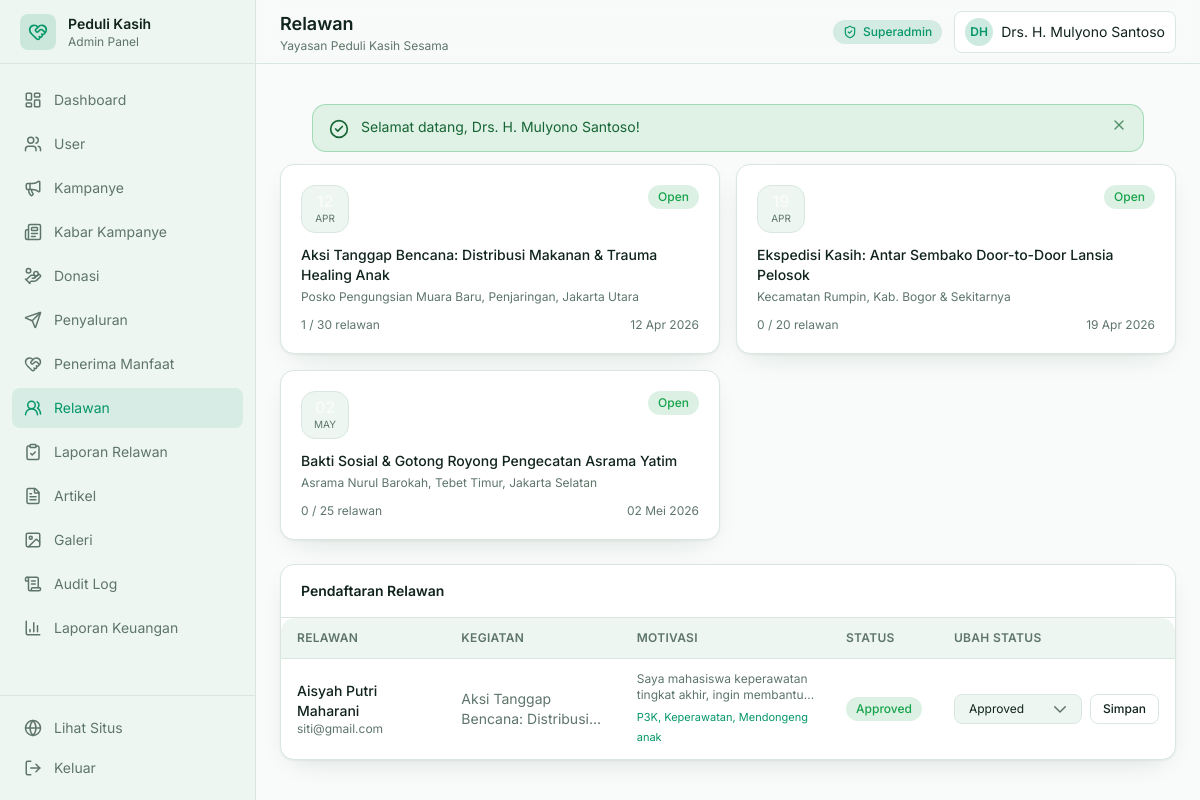
Screenshot of /admin/volunteers (signed in) with the database file from the repository.
### tables this page shows
CREATE TABLE `volunteer_events` (
  `id` INT UNSIGNED AUTO_INCREMENT PRIMARY KEY,
  `campaign_id` INT UNSIGNED NULL,
  `title` VARCHAR(255) NOT NULL,
  `slug` VARCHAR(255) NOT NULL UNIQUE,
  `description` LONGTEXT NOT NULL,
  `location` VARCHAR(255) NOT NULL,
  `event_date` DATE NOT NULL,
  `event_time` VARCHAR(50) NOT NULL DEFAULT '08:00 - 15:00 WIB',
  `quota` INT NOT NULL DEFAULT 20,
  `registration_deadline` DATE NOT NULL,
  `banner_image` VARCHAR(255) NULL,
  `status` ENUM('open', 'closed', 'completed') NOT NULL DEFAULT 'open',
  `created_by` INT UNSIGNED NOT NULL,
  `created_at` TIMESTAMP DEFAULT CURRENT_TIMESTAMP,
  `updated_at` TIMESTAMP DEFAULT CURRENT_TIMESTAMP ON UPDATE CURRENT_TIMESTAMP,
  FOREIGN KEY (`campaign_id`) REFERENCES `campaigns` (`id`) ON DELETE SET NULL,
  FOREIGN KEY (`created_by`) REFERENCES `users` (`id`) ON DELETE RESTRICT,
  INDEX `idx_status` (`status`),
  INDEX `idx_event_date` (`event_date`)
);

CREATE TABLE `volunteer_registrations` (
  `id` INT UNSIGNED AUTO_INCREMENT PRIMARY KEY,
  `event_id` INT UNSIGNED NOT NULL,
  `user_id` INT UNSIGNED NOT NULL,
  `motivation` TEXT NOT NULL,
  `skills` VARCHAR(255) NULL,
  `status` ENUM('pending', 'approved', 'rejected', 'attended') NOT NULL DEFAULT 'pending',
  `attendance_time` TIMESTAMP NULL DEFAULT NULL,
  `admin_notes` TEXT NULL,
  `created_at` TIMESTAMP DEFAULT CURRENT_TIMESTAMP,
  `updated_at` TIMESTAMP DEFAULT CURRENT_TIMESTAMP ON UPDATE CURRENT_TIMESTAMP,
  FOREIGN KEY (`event_id`) REFERENCES `volunteer_events` (`id`) ON DELETE CASCADE,
  FOREIGN KEY (`user_id`) REFERENCES `users` (`id`) ON DELETE CASCADE,
  UNIQUE KEY `uk_event_user` (`event_id`, `user_id`),
  INDEX `idx_status` (`status`)
);

CREATE TABLE `users` (
  `id` INT UNSIGNED AUTO_INCREMENT PRIMARY KEY,
  `name` VARCHAR(120) NOT NULL,
  `email` VARCHAR(150) NOT NULL UNIQUE,
  `password` VARCHAR(255) NOT NULL,
  `phone` VARCHAR(30) NULL,
  `role` ENUM('superadmin', 'staff', 'donatur', 'volunteer') NOT NULL DEFAULT 'donatur',
  `avatar` VARCHAR(255) NULL,
  `address` TEXT NULL,
  `bio` TEXT NULL,
  `status` ENUM('active', 'inactive') NOT NULL DEFAULT 'active',
  `created_at` TIMESTAMP DEFAULT CURRENT_TIMESTAMP,
  `updated_at` TIMESTAMP DEFAULT CURRENT_TIMESTAMP ON UPDATE CURRENT_TIMESTAMP,
  `deleted_at` TIMESTAMP NULL DEFAULT NULL,
  INDEX `idx_role` (`role`),
  INDEX `idx_email` (`email`)
);

### app/Views/admin/volunteers.php (the view, shortened to what the rows shown need)
<?php
$events        = $events ?? [];
$registrations = $registrations ?? [];
$statusBadge = [
    'pending'  => 'badge-warning',
    'approved' => 'badge-success',
    'rejected' => 'badge-danger',
    'attended' => 'badge-info',
];
?>
<div class="space-y-6">
    <div class="grid gap-4 sm:grid-cols-2 xl:grid-cols-3">
        <?php if ($events): ?>
            <?php foreach ($events as $event): ?>
                <div class="card p-5">
                    <div class="flex items-start justify-between gap-3">
                        <div class="flex h-12 w-12 shrink-0 flex-col items-center justify-center rounded-xl border border-line bg-surface">
                            <span class="text-base font-semibold leading-none text-accent"><?= date('d', strtotime($event['event_date'])) ?></span>
                            <span class="mt-0.5 text-[10px] uppercase text-ink-soft"><?= date('M', strtotime($event['event_date'])) ?></span>
                        </div>
                        <span class="<?= $event['status'] === 'open' ? 'badge-success' : 'badge-muted' ?>"><?= ucfirst($event['status']) ?></span>
                    </div>
                    <p class="mt-3 line-clamp-2 text-sm font-medium text-ink"><?= Helper::e($event['title']) ?></p>
                    <p class="mt-1 text-xs text-ink-soft"><?= Helper::e($event['location']) ?></p>
                    <div class="mt-3 flex items-center justify-between text-xs text-ink-soft">
                        <span><?= (int) ($event['registered_count'] ?? 0) ?> / <?= (int) $event['quota'] ?> relawan</span>
                        <span><?= Helper::tanggal($event['event_date']) ?></span>
                    </div>
                </div>
            <?php endforeach; ?>
        <?php else: ?>
            <div class="card p-6 text-sm text-ink-soft sm:col-span-2 xl:col-span-3">Belum ada kegiatan relawan.</div>
        <?php endif; ?>
    </div>
    <div class="card">
        <div class="border-b border-line px-5 py-4">
            <h2 class="text-sm font-semibold text-ink">Pendaftaran Relawan</h2>
        </div>
        <div class="table-wrap border-0">
            <table class="table">
                <thead>
                    <tr>
                        <th>Relawan</th>
                        <th>Kegiatan</th>
                        <th>Motivasi</th>
                        <th>Status</th>
                        <th class="text-right">Ubah Status</th>
                    </tr>
                </thead>
                <tbody>
                    <?php if ($registrations): ?>
                        <?php foreach ($registrations as $r): ?>
                            <tr>
                                <td>
                                    <p class="text-sm font-medium text-ink"><?= Helper::e($r['user_name']) ?></p>
                                    <p class="text-xs text-ink-soft"><?= Helper::e($r['user_email']) ?></p>
                                </td>
                                <td class="max-w-[200px]">
                                    <p class="line-clamp-2 text-sm text-ink-soft"><?= Helper::e($r['event_title']) ?></p>
                                </td>
                                <td class="max-w-[240px]">
                                    <p class="line-clamp-2 text-xs text-ink-soft"><?= Helper::e($r['motivation']) ?></p>
                                    <?php if (!empty($r['skills'])): ?>
                                        <p class="mt-1 text-[11px] text-accent"><?= Helper::e($r['skills']) ?></p>
                                    <?php endif; ?>
                                </td>
                                <td>
                                    <span class="<?= $statusBadge[$r['status']] ?? 'badge-muted' ?>"><?= ucfirst($r['status']) ?></span>
                                </td>
                                <td>
                                    <form method="post" action="<?= Helper::url('admin/volunteers/' . $r['id'] . '/status') ?>"
                                          class="flex justify-end gap-2">
                                        <select name="status" class="select w-32 py-1.5 text-xs">
                                            <?php foreach (['pending' => 'Pending', 'approved' => 'Approved', 'rejected' => 'Rejected', 'attended' => 'Attended'] as $key => $label): ?>
                                                <option value="<?= $key ?>" <?= $r['status'] === $key ? 'selected' : '' ?>><?= $label ?></option>
                                            <?php endforeach; ?>
                                        </select>
                                        <button type="submit" class="btn-outline btn-sm">Simpan</button>
                                    </form>
                                </td>
                            </tr>
                        <?php endforeach; ?>
                    <?php else: ?>
                        <tr><td colspan="5" class="text-center text-ink-soft">Belum ada pendaftaran relawan.</td></tr>
                    <?php endif; ?>
                </tbody>
            </table>
        </div>
    </div>
</div>

### app/Core/Router.php (shortened to what the rows shown need)
<?php
class Router
{
    private array $routes = [];
    private function add(string $method, string $pattern, array $handler, ?string $middleware): void
    {
        $this->routes[] = compact('method', 'pattern', 'handler', 'middleware');
    }
    private function compile(string $pattern): string
    {
        $pattern = trim($pattern, '/');
        if ($pattern === '') {
            return '#^$#';
        }
        $regex = preg_replace('#\{([a-zA-Z_][a-zA-Z0-9_]*)\}#', '([^/]+)', $pattern);
        return '#^' . $regex . '/?$#';
    }
    public function dispatch(string $method, string $path, string $basePath = ''): void
    {
        $method = strtoupper($method);
        $path = trim($path, '/');
        foreach ($this->routes as $route) {
            if ($route['method'] !== $method) {
                continue;
            }
            if (!preg_match($this->compile($route['pattern']), $path, $matches)) {
                continue;
            }
            array_shift($matches);
            [$class, $action] = $route['handler'];
            $controller = new $class();
            call_user_func_array([$controller, $action], $matches);
            return;
        }
    }
}

### rows the page displays
volunteer_events: event_date "APR", status "Open", title "Aksi Tanggap Bencana: Distribusi Makanan & Trauma Healing Anak", location "Posko Pengungsian Muara Baru, Penjaringan, Jakarta Utara", registered_count "1", quota "30", event_date "12 Apr 2026"
volunteer_events: event_date "APR", status "Open", title "Ekspedisi Kasih: Antar Sembako Door-to-Door Lansia Pelosok", location "Kecamatan Rumpin, Kab. Bogor & Sekitarnya", registered_count "0", quota "20", event_date "19 Apr 2026"
volunteer_events: event_date "MAY", status "Open", title "Bakti Sosial & Gotong Royong Pengecatan Asrama Yatim", location "Asrama Nurul Barokah, Tebet Timur, Jakarta Selatan", registered_count "0", quota "25", event_date "02 Mei 2026"
volunteer_registrations: user.name "Aisyah Putri Maharani", user.email "siti@gmail.com", event.title "Aksi Tanggap Bencana:…", motivation "Saya mahasiswa keperawatan tingkat akhir, ingin…", skills "P3K, Keperawatan, Mendongeng anak", status "Approved"

### other values shown
$item['label'] "Dashboard"
$item['label'] "User"
$item['label'] "Kampanye"
$item['label'] "Kabar Kampanye"
$item['label'] "Donasi"
$item['label'] "Penyaluran"
$item['label'] "Penerima Manfaat"
$item['label'] "Relawan"
$item['label'] "Laporan Relawan"
$item['label'] "Artikel"
$item['label'] "Galeri"
$item['label'] "Audit Log"
$item['label'] "Laporan Keuangan"
Helper::e($orgName) "Yayasan Peduli Kasih Sesama"
